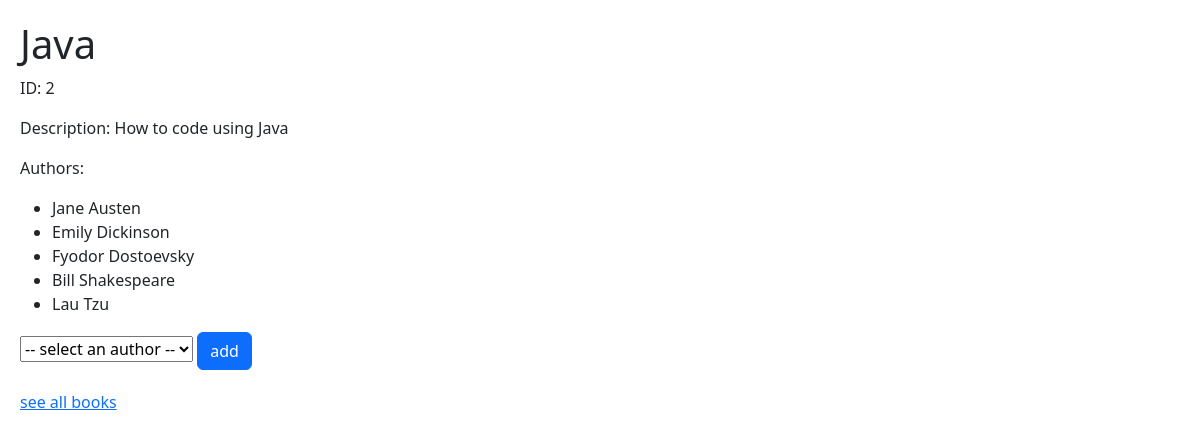
Page /view/2 on the committed database.
### books_authors_app/models.py (models this page shows)
class Book(models.Model):
    title = models.CharField(max_length=255)
    desc = models.TextField()
    created_at = models.DateTimeField(auto_now_add=True)
    updated_at = models.DateTimeField(auto_now=True)

class Author(models.Model):
    first_name = models.CharField(max_length=255)
    last_name = models.CharField(max_length=255)
    books = models.ManyToManyField(Book, related_name="authors")
    notes = models.TextField()
    created_at = models.DateTimeField(auto_now_add=True)
    updated_at = models.DateTimeField(auto_now=True)

### books_authors_app/views.py (the view)
# urls.py: path('view/<int:book_id>', views.view_book),
def view_book(request, book_id):
    context = {
        "book": Book.objects.get(id=book_id),
        "all_authors": Author.objects.all()
    }
    return render(request, 'view.html', context)

### books_authors_app/templates/view.html (shortened to what this page needs)
<!DOCTYPE html>
<html lang="en">
<head>
    {% load static %}
    <link rel="stylesheet" href="{% static 'css/view.css' %}">
    <link href="https://cdn.jsdelivr.net/npm/bootstrap@5.3.1/dist/css/bootstrap.min.css" rel="stylesheet">
</head>
<body>
    <h1>{{book.title}}</h1>
    <p>ID: {{book.id}}</p>
    <p>Description: {{book.desc}}</p>
    <p>Authors:</p>
    <ul>
        {% for author in book.authors.all %}
        <li>{{author.first_name}} {{author.last_name}}</li>
        {% endfor %}
    </ul>
    <form action="/add_author_to_book/{{book.id}}" method="post">
        <select name="author" id="author">
            <option disabled selected value> -- select an author -- </option>
        </select>
        <input type="submit" value="add" class="btn btn-primary">
    </form>
    <div class="link">
        <a href="/">see all books</a>
    </div>
</body>
</html>

### books_authors_app/static/css/view.css (style rules this page uses)
body { padding: 20px; }
.link { margin-top: 20px; }

### rows in the picture
Book: title "Java", id "2", desc "How to code using Java"
Author: first_name "Jane", last_name "Austen"
Author: first_name "Emily", last_name "Dickinson"
Author: first_name "Fyodor", last_name "Dostoevsky"
Author: first_name "Bill", last_name "Shakespeare"
Author: first_name "Lau", last_name "Tzu"
